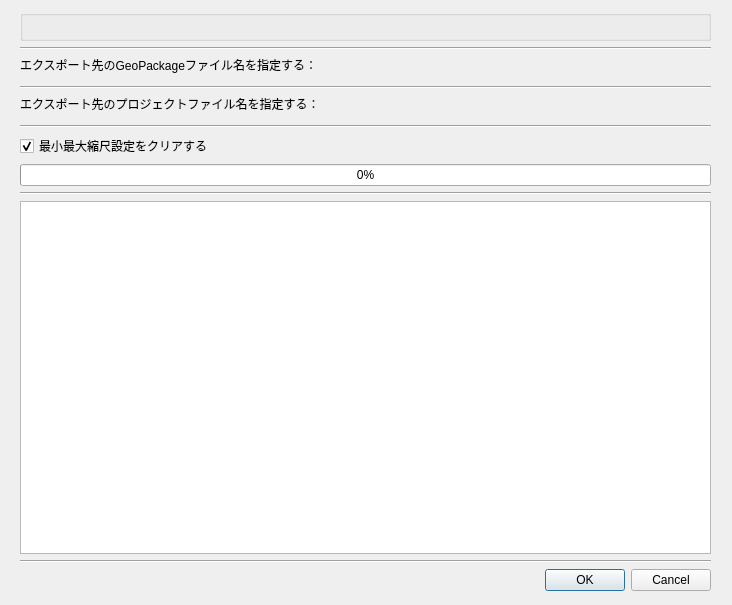
<?xml version="1.0" encoding="UTF-8"?>
<ui version="4.0">
 <class>ClipLayersDialogBase</class>
 <widget class="QDialog" name="ClipLayersDialogBase">
  <property name="geometry">
   <rect>
    <x>0</x>
    <y>0</y>
    <width>732</width>
    <height>605</height>
   </rect>
  </property>
  <property name="windowTitle">
   <string>ClipLayers</string>
  </property>
  <widget class="QWidget" name="verticalLayoutWidget">
   <property name="geometry">
    <rect>
     <x>20</x>
     <y>10</y>
     <width>691</width>
     <height>581</height>
    </rect>
   </property>
   <layout class="QVBoxLayout" name="verticalLayout">
    <property name="sizeConstraint">
     <enum>QLayout::SetMinAndMaxSize</enum>
    </property>
    <item>
     <widget class="QgsExtentGroupBox" name="mExtentGroupBox">
      <property name="contextMenuPolicy">
       <enum>Qt::DefaultContextMenu</enum>
      </property>
      <property name="layoutDirection">
       <enum>Qt::LeftToRight</enum>
      </property>
      <property name="checkable">
       <bool>false</bool>
      </property>
      <property name="checked">
       <bool>false</bool>
      </property>
      <property name="collapsed">
       <bool>false</bool>
      </property>
      <property name="saveCollapsedState">
       <bool>false</bool>
      </property>
      <property name="saveCheckedState">
       <bool>false</bool>
      </property>
     </widget>
    </item>
    <item>
     <widget class="Line" name="line_7">
      <property name="orientation">
       <enum>Qt::Horizontal</enum>
      </property>
     </widget>
    </item>
    <item>
     <widget class="QLabel" name="label_2">
      <property name="text">
       <string>エクスポート先のGeoPackageファイル名を指定する：</string>
      </property>
     </widget>
    </item>
    <item>
     <widget class="QgsFileWidget" name="mExportDBNameQgsFileWidget"/>
    </item>
    <item>
     <widget class="Line" name="line_5">
      <property name="orientation">
       <enum>Qt::Horizontal</enum>
      </property>
     </widget>
    </item>
    <item>
     <widget class="QLabel" name="label_3">
      <property name="text">
       <string>エクスポート先のプロジェクトファイル名を指定する：</string>
      </property>
     </widget>
    </item>
    <item>
     <widget class="QgsFileWidget" name="mExportProjectNameQgsFileWidget"/>
    </item>
    <item>
     <widget class="Line" name="line_3">
      <property name="orientation">
       <enum>Qt::Horizontal</enum>
      </property>
     </widget>
    </item>
    <item>
     <widget class="QCheckBox" name="mMinMaxClearCheckBox">
      <property name="text">
       <string>最小最大縮尺設定をクリアする</string>
      </property>
      <property name="checked">
       <bool>true</bool>
      </property>
     </widget>
    </item>
    <item>
     <widget class="QProgressBar" name="mProgressBar">
      <property name="value">
       <number>0</number>
      </property>
     </widget>
    </item>
    <item>
     <widget class="Line" name="line_6">
      <property name="orientation">
       <enum>Qt::Horizontal</enum>
      </property>
     </widget>
    </item>
    <item>
     <widget class="QPlainTextEdit" name="mLogplainTextEdit"/>
    </item>
    <item>
     <widget class="Line" name="line_4">
      <property name="orientation">
       <enum>Qt::Horizontal</enum>
      </property>
     </widget>
    </item>
    <item>
     <widget class="QDialogButtonBox" name="mDlgButton_box">
      <property name="orientation">
       <enum>Qt::Horizontal</enum>
      </property>
      <property name="standardButtons">
       <set>QDialogButtonBox::Cancel|QDialogButtonBox::Ok</set>
      </property>
     </widget>
    </item>
   </layout>
  </widget>
 </widget>
 <customwidgets>
  <customwidget>
   <class>QgsCollapsibleGroupBox</class>
   <extends>QGroupBox</extends>
   <header>qgscollapsiblegroupbox.h</header>
   <container>1</container>
  </customwidget>
  <customwidget>
   <class>QgsExtentGroupBox</class>
   <extends>QgsCollapsibleGroupBox</extends>
   <header>qgsextentgroupbox.h</header>
   <container>1</container>
  </customwidget>
  <customwidget>
   <class>QgsFileWidget</class>
   <extends>QWidget</extends>
   <header>qgsfilewidget.h</header>
  </customwidget>
 </customwidgets>
 <resources/>
 <connections>
  <connection>
   <sender>mDlgButton_box</sender>
   <signal>accepted()</signal>
   <receiver>ClipLayersDialogBase</receiver>
   <slot>accept()</slot>
   <hints>
    <hint type="sourcelabel">
     <x>22</x>
     <y>363</y>
    </hint>
    <hint type="destinationlabel">
     <x>20</x>
     <y>20</y>
    </hint>
   </hints>
  </connection>
  <connection>
   <sender>mDlgButton_box</sender>
   <signal>rejected()</signal>
   <receiver>ClipLayersDialogBase</receiver>
   <slot>reject()</slot>
   <hints>
    <hint type="sourcelabel">
     <x>22</x>
     <y>363</y>
    </hint>
    <hint type="destinationlabel">
     <x>20</x>
     <y>20</y>
    </hint>
   </hints>
  </connection>
 </connections>
</ui>
